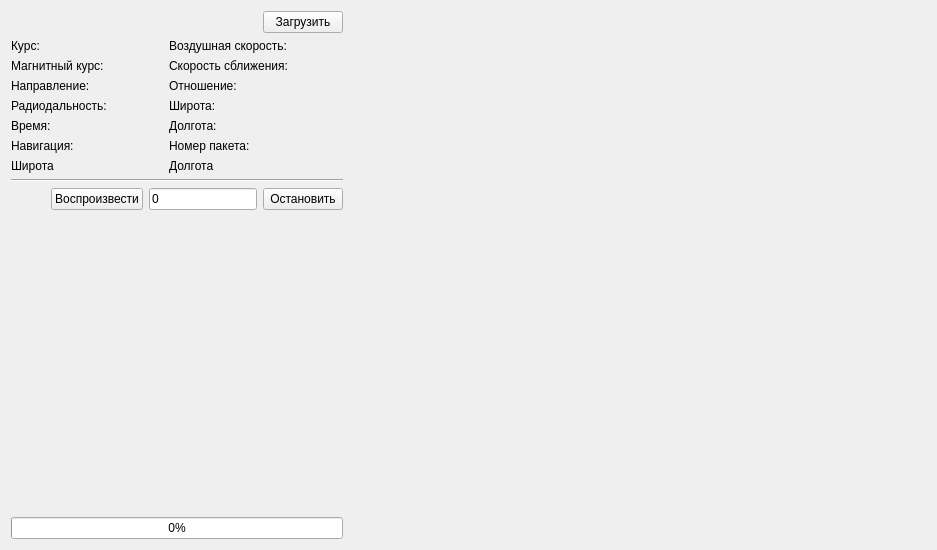
<?xml version="1.0" encoding="UTF-8"?>
<ui version="4.0">
 <class>MainWindow</class>
 <widget class="QMainWindow" name="MainWindow">
  <property name="geometry">
   <rect>
    <x>0</x>
    <y>0</y>
    <width>937</width>
    <height>550</height>
   </rect>
  </property>
  <property name="minimumSize">
   <size>
    <width>550</width>
    <height>550</height>
   </size>
  </property>
  <property name="windowTitle">
   <string>MainWindow</string>
  </property>
  <widget class="QWidget" name="centralWidget">
   <layout class="QHBoxLayout" name="horizontalLayout_3" stretch="0,1">
    <item>
     <layout class="QVBoxLayout" name="verticalLayout_2">
      <item>
       <layout class="QVBoxLayout" name="verticalLayout">
        <item>
         <layout class="QHBoxLayout" name="horizontalLayout" stretch="1,0">
          <item>
           <widget class="QLabel" name="filePathLabel">
            <property name="text">
             <string/>
            </property>
           </widget>
          </item>
          <item>
           <widget class="QPushButton" name="loadButton">
            <property name="text">
             <string>Загрузить</string>
            </property>
           </widget>
          </item>
         </layout>
        </item>
        <item>
         <layout class="QGridLayout" name="gridLayout">
          <item row="2" column="0">
           <widget class="QLabel" name="label_3">
            <property name="text">
             <string>Направление:</string>
            </property>
           </widget>
          </item>
          <item row="0" column="0">
           <widget class="QLabel" name="label">
            <property name="text">
             <string>Курс:</string>
            </property>
           </widget>
          </item>
          <item row="3" column="3">
           <widget class="QLabel" name="latitudeLabel">
            <property name="text">
             <string/>
            </property>
           </widget>
          </item>
          <item row="0" column="1">
           <widget class="QLabel" name="yawLabel">
            <property name="text">
             <string/>
            </property>
           </widget>
          </item>
          <item row="2" column="1">
           <widget class="QLabel" name="directionLabel">
            <property name="text">
             <string/>
            </property>
           </widget>
          </item>
          <item row="1" column="1">
           <widget class="QLabel" name="magneticYawLabel">
            <property name="text">
             <string/>
            </property>
           </widget>
          </item>
          <item row="3" column="0">
           <widget class="QLabel" name="label_7">
            <property name="text">
             <string>Радиодальность:</string>
            </property>
           </widget>
          </item>
          <item row="1" column="3">
           <widget class="QLabel" name="convergenceSpeedLabel">
            <property name="text">
             <string/>
            </property>
           </widget>
          </item>
          <item row="5" column="0">
           <widget class="QLabel" name="label_21">
            <property name="text">
             <string>Навигация:</string>
            </property>
           </widget>
          </item>
          <item row="5" column="1">
           <widget class="QLabel" name="navigationModeLabel">
            <property name="text">
             <string/>
            </property>
           </widget>
          </item>
          <item row="3" column="1">
           <widget class="QLabel" name="gscDistanceLabel">
            <property name="text">
             <string/>
            </property>
           </widget>
          </item>
          <item row="4" column="1">
           <widget class="QLabel" name="timeLabel">
            <property name="text">
             <string/>
            </property>
           </widget>
          </item>
          <item row="4" column="0">
           <widget class="QLabel" name="label_9">
            <property name="text">
             <string>Время:</string>
            </property>
           </widget>
          </item>
          <item row="2" column="2">
           <widget class="QLabel" name="label_13">
            <property name="text">
             <string>Отношение:</string>
            </property>
           </widget>
          </item>
          <item row="1" column="2">
           <widget class="QLabel" name="label_12">
            <property name="text">
             <string>Скорость сближения:</string>
            </property>
           </widget>
          </item>
          <item row="2" column="3">
           <widget class="QLabel" name="ratioSpeedLabel">
            <property name="text">
             <string/>
            </property>
           </widget>
          </item>
          <item row="4" column="2">
           <widget class="QLabel" name="label_15">
            <property name="text">
             <string>Долгота:</string>
            </property>
           </widget>
          </item>
          <item row="0" column="2">
           <widget class="QLabel" name="label_11">
            <property name="text">
             <string>Воздушная скорость:</string>
            </property>
           </widget>
          </item>
          <item row="4" column="3">
           <widget class="QLabel" name="longitudeLabel">
            <property name="text">
             <string/>
            </property>
           </widget>
          </item>
          <item row="3" column="2">
           <widget class="QLabel" name="label_14">
            <property name="text">
             <string>Широта:</string>
            </property>
           </widget>
          </item>
          <item row="5" column="2">
           <widget class="QLabel" name="label_4">
            <property name="text">
             <string>Номер пакета:</string>
            </property>
           </widget>
          </item>
          <item row="5" column="3">
           <widget class="QLabel" name="packetIdLabel">
            <property name="text">
             <string/>
            </property>
           </widget>
          </item>
          <item row="0" column="3">
           <widget class="QLabel" name="airSpeedLabel">
            <property name="text">
             <string/>
            </property>
           </widget>
          </item>
          <item row="6" column="0">
           <widget class="QLabel" name="label_5">
            <property name="text">
             <string>Широта</string>
            </property>
           </widget>
          </item>
          <item row="6" column="1">
           <widget class="QLabel" name="plainLatitudeLabel">
            <property name="text">
             <string/>
            </property>
           </widget>
          </item>
          <item row="1" column="0">
           <widget class="QLabel" name="label_2">
            <property name="text">
             <string>Магнитный курс:</string>
            </property>
           </widget>
          </item>
          <item row="6" column="2">
           <widget class="QLabel" name="label_8">
            <property name="text">
             <string>Долгота</string>
            </property>
           </widget>
          </item>
          <item row="6" column="3">
           <widget class="QLabel" name="plainLongitudeLabel">
            <property name="text">
             <string/>
            </property>
           </widget>
          </item>
         </layout>
        </item>
        <item>
         <widget class="Line" name="line_6">
          <property name="orientation">
           <enum>Qt::Horizontal</enum>
          </property>
         </widget>
        </item>
        <item>
         <layout class="QHBoxLayout" name="horizontalLayout_2">
          <item>
           <spacer name="horizontalSpacer">
            <property name="orientation">
             <enum>Qt::Horizontal</enum>
            </property>
            <property name="sizeHint" stdset="0">
             <size>
              <width>40</width>
              <height>20</height>
             </size>
            </property>
           </spacer>
          </item>
          <item>
           <widget class="QPushButton" name="playButton">
            <property name="text">
             <string>Воспроизвести</string>
            </property>
           </widget>
          </item>
          <item>
           <widget class="QLineEdit" name="startPositionEdit">
            <property name="text">
             <string>0</string>
            </property>
           </widget>
          </item>
          <item>
           <widget class="QPushButton" name="stopButton">
            <property name="text">
             <string>Остановить</string>
            </property>
           </widget>
          </item>
         </layout>
        </item>
        <item>
         <spacer name="verticalSpacer">
          <property name="orientation">
           <enum>Qt::Vertical</enum>
          </property>
          <property name="sizeHint" stdset="0">
           <size>
            <width>20</width>
            <height>40</height>
           </size>
          </property>
         </spacer>
        </item>
        <item>
         <widget class="QProgressBar" name="progressBar">
          <property name="value">
           <number>0</number>
          </property>
         </widget>
        </item>
       </layout>
      </item>
     </layout>
    </item>
    <item>
     <spacer name="mapSpacer">
      <property name="orientation">
       <enum>Qt::Horizontal</enum>
      </property>
      <property name="sizeHint" stdset="0">
       <size>
        <width>677</width>
        <height>20</height>
       </size>
      </property>
     </spacer>
    </item>
   </layout>
  </widget>
 </widget>
 <layoutdefault spacing="6" margin="11"/>
 <resources/>
 <connections/>
</ui>
